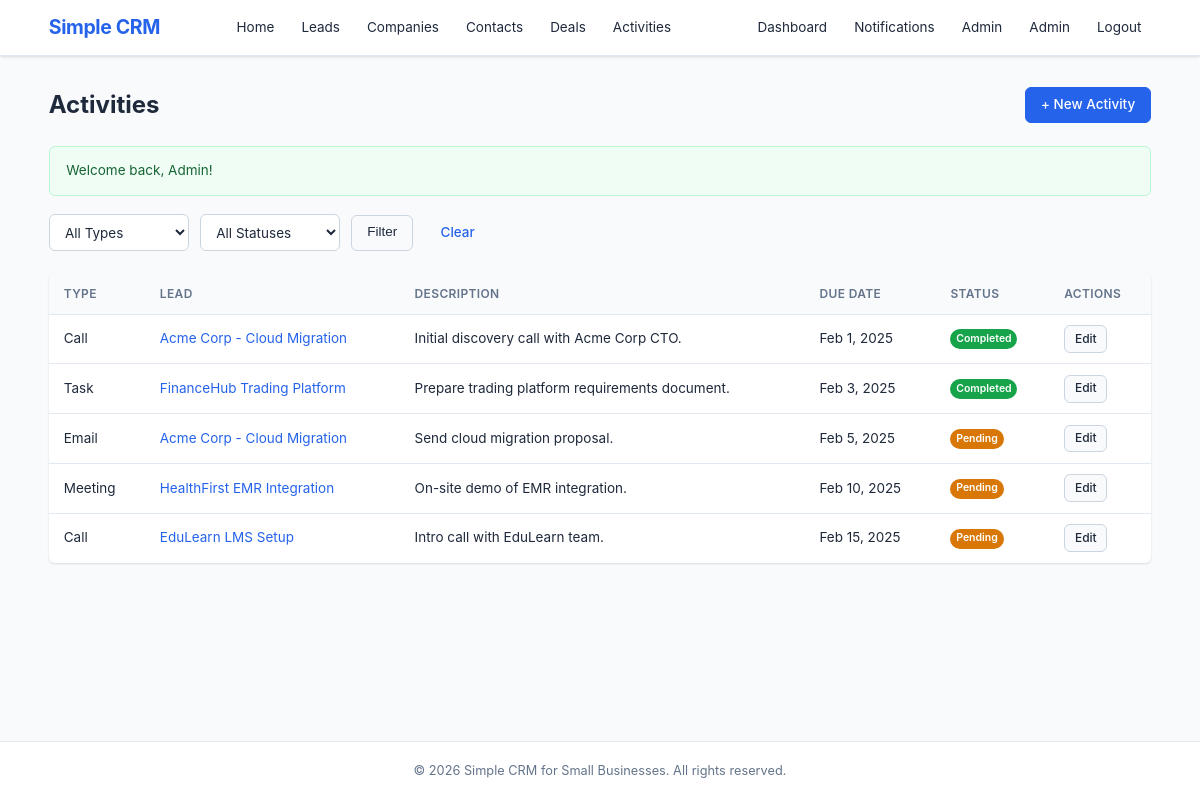
The page /public/activities.php (signed in) on the database its author committed.
### tables this page shows
CREATE TABLE IF NOT EXISTS `activities` (
    `id`          INT AUTO_INCREMENT PRIMARY KEY,
    `lead_id`     INT          DEFAULT NULL,
    `type`        ENUM('call','email','meeting','task','other') NOT NULL DEFAULT 'task',
    `description` TEXT         DEFAULT NULL,
    `due_date`    DATE         DEFAULT NULL,
    `status`      ENUM('pending','completed','cancelled') NOT NULL DEFAULT 'pending',
    `created_by`  INT          DEFAULT NULL,
    `created_at`  DATETIME     NOT NULL DEFAULT CURRENT_TIMESTAMP,
    FOREIGN KEY (`lead_id`)    REFERENCES `leads`(`id`) ON DELETE CASCADE,
    FOREIGN KEY (`created_by`) REFERENCES `users`(`id`) ON DELETE SET NULL
);

CREATE TABLE IF NOT EXISTS `leads` (
    `id`          INT AUTO_INCREMENT PRIMARY KEY,
    `title`       VARCHAR(200) NOT NULL,
    `description` TEXT         DEFAULT NULL,
    `status`      ENUM('new','contacted','qualified','won','lost') NOT NULL DEFAULT 'new',
    `company_id`  INT          DEFAULT NULL,
    `contact_id`  INT          DEFAULT NULL,
    `assigned_to` INT          DEFAULT NULL,
    `category_id` INT          DEFAULT NULL,
    `created_by`  INT          DEFAULT NULL,
    `created_at`  DATETIME     NOT NULL DEFAULT CURRENT_TIMESTAMP,
    `updated_at`  DATETIME     NOT NULL DEFAULT CURRENT_TIMESTAMP ON UPDATE CURRENT_TIMESTAMP,
    FOREIGN KEY (`company_id`)  REFERENCES `companies`(`id`)  ON DELETE SET NULL,
    FOREIGN KEY (`contact_id`)  REFERENCES `contacts`(`id`)   ON DELETE SET NULL,
    FOREIGN KEY (`assigned_to`) REFERENCES `users`(`id`)      ON DELETE SET NULL,
    FOREIGN KEY (`category_id`) REFERENCES `categories`(`id`) ON DELETE SET NULL,
    FOREIGN KEY (`created_by`)  REFERENCES `users`(`id`)      ON DELETE SET NULL
);

### includes/auth.php (called while the page is built, shortened)
<?php
function isLoggedIn(): bool
{
    return isset($_SESSION['user_id']);
}
function currentRole(): string
{
    return $_SESSION['user_role'] ?? 'visitor';
}
function hasMinRole(string $minRole): bool
{
    $hierarchy = [
        'visitor'       => 0,
        'user'          => 1,
        'sales_rep'     => 2,
        'sales_manager' => 3,
        'admin'         => 4,
    ];
    $userLevel = $hierarchy[currentRole()] ?? 0;
    $minLevel  = $hierarchy[$minRole]      ?? 0;
    return $userLevel >= $minLevel;
}

### models/Activity.php (called while the page is built, shortened)
<?php
function listActivities(array $filters = [], int $limit = 20, int $offset = 0): array
{
    $db = getDB();
    $where  = [];
    $params = [];
    $whereSQL = $where ? 'WHERE ' . implode(' AND ', $where) : '';
    $stmt = $db->prepare("SELECT COUNT(*) FROM activities a {$whereSQL}");
    $stmt->execute($params);
    $total = (int) $stmt->fetchColumn();
    $sql = "SELECT a.*,
                   l.title AS lead_title,
                   CONCAT(u.first_name, ' ', u.last_name) AS creator_name
            FROM activities a
            LEFT JOIN leads l ON a.lead_id = l.id
            LEFT JOIN users u ON a.created_by = u.id
            {$whereSQL}
            ORDER BY a.due_date ASC, a.created_at DESC
            LIMIT :lim OFFSET :off";
    $stmt = $db->prepare($sql);
    $stmt->bindValue(':lim', $limit, PDO::PARAM_INT);
    $stmt->bindValue(':off', $offset, PDO::PARAM_INT);
    $stmt->execute();
    return ['items' => $stmt->fetchAll(), 'total' => $total];
}

### includes/permissions.php (called while the page is built, shortened)
<?php
require_once __DIR__ . '/auth.php';
function canCreateActivity(): bool { return isLoggedIn() && hasMinRole('user'); }
function canEditActivity(array $a): bool {
    if (hasMinRole('admin')) return true;
    return ($a['created_by'] == currentUserId());
}

### public/activities.php (the view, shortened to what this page needs)
<?php
require_once __DIR__ . '/../includes/auth.php';
require_once __DIR__ . '/../includes/helpers.php';
require_once __DIR__ . '/../includes/permissions.php';
require_once __DIR__ . '/../models/Activity.php';
$type   = trim($_GET['type'] ?? '');
$status = trim($_GET['status'] ?? '');
$page   = max(1, (int) ($_GET['page'] ?? 1));
$perPage = 15;
$filters = ['type' => $type, 'status' => $status];
$result  = listActivities($filters, $perPage, ($page - 1) * $perPage);
$items   = $result['items'];
require_once __DIR__ . '/../includes/header.php';
?>
<div class="container">
    <div class="page-header">
        <h1>Activities</h1>
        <?php if (canCreateActivity()): ?>
            <a href="activity_form.php" class="btn btn-primary">+ New Activity</a>
        <?php endif; ?>
    </div>
    <?= renderFlash() ?>
    <form method="GET" action="activities.php" class="filter-bar">
        <select name="type" class="filter-select">
            <option value="">All Types</option>
        </select>
        <select name="status" class="filter-select">
            <option value="">All Statuses</option>
        </select>
        <button type="submit" class="btn btn-secondary">Filter</button>
        <a href="activities.php" class="btn btn-ghost">Clear</a>
    </form>
    <?php if (empty($items)): ?>
        <div class="empty-state"><p>No activities found.</p></div>
    <?php else: ?>
        <table class="table table-hover">
            <thead><tr><th>Type</th><th>Lead</th><th>Description</th><th>Due Date</th><th>Status</th><th>Actions</th></tr></thead>
            <tbody>
            <?php foreach ($items as $a): ?>
                <tr>
                    <td><?= statusLabel($a['type']) ?></td>
                    <td><?= $a['lead_title'] ? '<a href="lead_detail.php?id=' . $a['lead_id'] . '">' . e($a['lead_title']) . '</a>' : '—' ?></td>
                    <td><?= e(strlen($a['description'] ?? '') > 60 ? substr($a['description'], 0, 60) . '...' : ($a['description'] ?? '')) ?></td>
                    <td><?= formatDate($a['due_date']) ?></td>
                    <td><span class="badge <?= statusClass($a['status']) ?>"><?= statusLabel($a['status']) ?></span></td>
                    <td>
                        <?php if (canEditActivity($a)): ?>
                            <a href="activity_form.php?id=<?= $a['id'] ?>" class="btn btn-sm btn-secondary">Edit</a>
                        <?php endif; ?>
                    </td>
                </tr>
            <?php endforeach; ?>
            </tbody>
        </table>
    <?php endif; ?>
</div>
<?php require_once __DIR__ . '/../includes/footer.php'; ?>

### public/css/style.css (style rules this page uses)
*, *::before, *::after { box-sizing: border-box; margin: 0; padding: 0; }
:root { --color-primary: #2563eb; --color-primary-dark: #1d4ed8; --color-success: #16a34a; --color-warning: #d97706; --color-danger: #dc2626; --color-info: #0891b2; --color-bg: #f8fafc; --color-white: #ffffff; --color-text: #1e293b; --color-text-light: #64748b; --color-border: #e2e8f0; --color-border-dark: #cbd5e1; --radius: 6px; --shadow: 0 1px 3px rgba(0,0,0,0.08), 0 1px 2px rgba(0,0,0,0.06); --shadow-md: 0 4px 6px rgba(0,0,0,0.07), 0 2px 4px rgba(0,0,0,0.06); --font-sans: -apple-system, BlinkMacSystemFont, 'Segoe UI', Roboto, Oxygen, Ubuntu, sans-serif; --font-mono: 'SF Mono', SFMono-Regular, Consolas, 'Liberation Mono', Menlo, monospace; }
html { font-size: 15px; line-height: 1.6; }
body { font-family: var(--font-sans); color: var(--color-text); background: var(--color-bg); min-height: 100vh; display: flex; flex-direction: column; }
a { color: var(--color-primary); text-decoration: none; }
.container { max-width: 1140px; margin: 0 auto; padding: 0 1.25rem; }
.badge { display: inline-block; font-size: 0.7rem; font-weight: 600; padding: 0.15em 0.55em; border-radius: 999px; vertical-align: middle; color: var(--color-white); }
.badge-success { background: var(--color-success); }
.badge-warning { background: var(--color-warning); }
.page-header { display: flex; align-items: center; justify-content: space-between; margin-bottom: 1.5rem; gap: 1rem; flex-wrap: wrap; }
.page-header h1 { font-size: 1.6rem; font-weight: 700; color: var(--color-text); }
.btn { display: inline-block; padding: 0.5rem 1rem; font-size: 0.9rem; font-weight: 500; border-radius: var(--radius); border: 1px solid var(--color-border-dark); background: var(--color-white); color: var(--color-text); cursor: pointer; transition: all 0.15s; text-align: center; line-height: 1.4; }
.btn-primary { background: var(--color-primary); color: var(--color-white); border-color: var(--color-primary); }
.btn-sm { padding: 0.3rem 0.65rem; font-size: 0.8rem; }
.filter-bar { display: flex; gap: 0.75rem; margin-bottom: 1.5rem; flex-wrap: wrap; align-items: flex-end; }
.btn-secondary { background: var(--color-bg); color: var(--color-text); border-color: var(--color-border-dark); }
.btn-ghost { background: transparent; border-color: transparent; color: var(--color-primary); }
.filter-input, .filter-select { padding: 0.55rem 0.75rem; font-size: 0.9rem; border: 1px solid var(--color-border-dark); border-radius: var(--radius); background: var(--color-white); color: var(--color-text); font-family: var(--font-sans); transition: border-color 0.15s; }
.filter-select { min-width: 140px; }
.table { width: 100%; border-collapse: collapse; background: var(--color-white); border-radius: var(--radius); box-shadow: var(--shadow); overflow: hidden; }
.table th, .table td { padding: 0.7rem 1rem; text-align: left; border-bottom: 1px solid var(--color-border); font-size: 0.9rem; }
.table th { background: var(--color-bg); font-weight: 600; color: var(--color-text-light); font-size: 0.8rem; text-transform: uppercase; letter-spacing: 0.03em; }
.table tbody tr:last-child td { border-bottom: none; }

### rows shown on the page
activities: type "Call", lead.title "Acme Corp - Cloud Migration", description "Initial discovery call with Acme Corp CTO.", due_date "Feb 1, 2025", status "Completed"
activities: type "Task", lead.title "FinanceHub Trading Platform", description "Prepare trading platform requirements document.", due_date "Feb 3, 2025", status "Completed"
activities: type "Email", lead.title "Acme Corp - Cloud Migration", description "Send cloud migration proposal.", due_date "Feb 5, 2025", status "Pending"
activities: type "Meeting", lead.title "HealthFirst EMR Integration", description "On-site demo of EMR integration.", due_date "Feb 10, 2025", status "Pending"
activities: type "Call", lead.title "EduLearn LMS Setup", description "Intro call with EduLearn team.", due_date "Feb 15, 2025", status "Pending"

### other values the page prints
$user['first_name'] "Admin"
$msg "Welcome back, Admin!"
